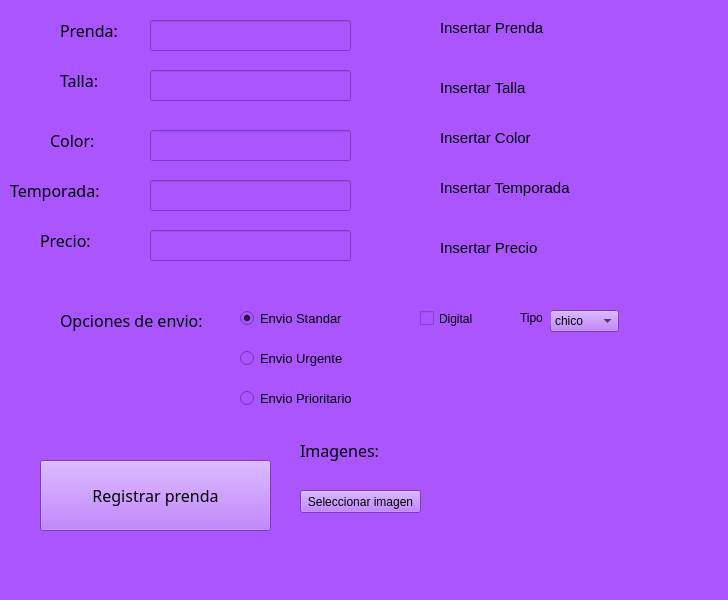
<?xml version="1.0" encoding="UTF-8"?>
<ui version="4.0">
 <class>MainWindow</class>
 <widget class="QMainWindow" name="MainWindow">
  <property name="geometry">
   <rect>
    <x>0</x>
    <y>0</y>
    <width>728</width>
    <height>600</height>
   </rect>
  </property>
  <property name="windowTitle">
   <string>MainWindow</string>
  </property>
  <property name="styleSheet">
   <string notr="true">background-color: rgb(170, 255, 127);
background-color: rgb(170, 85, 255);</string>
  </property>
  <widget class="QWidget" name="centralwidget">
   <widget class="QLabel" name="label_2">
    <property name="geometry">
     <rect>
      <x>60</x>
      <y>60</y>
      <width>71</width>
      <height>41</height>
     </rect>
    </property>
    <property name="font">
     <font>
      <family>Segoe Print</family>
      <pointsize>12</pointsize>
      <weight>50</weight>
      <bold>false</bold>
     </font>
    </property>
    <property name="text">
     <string>Talla:</string>
    </property>
   </widget>
   <widget class="QLabel" name="label_3">
    <property name="geometry">
     <rect>
      <x>50</x>
      <y>120</y>
      <width>71</width>
      <height>41</height>
     </rect>
    </property>
    <property name="font">
     <font>
      <family>Segoe Print</family>
      <pointsize>12</pointsize>
      <weight>50</weight>
      <bold>false</bold>
     </font>
    </property>
    <property name="text">
     <string>Color:</string>
    </property>
   </widget>
   <widget class="QLabel" name="label_4">
    <property name="geometry">
     <rect>
      <x>10</x>
      <y>170</y>
      <width>121</width>
      <height>41</height>
     </rect>
    </property>
    <property name="font">
     <font>
      <family>Segoe Print</family>
      <pointsize>12</pointsize>
      <weight>50</weight>
      <bold>false</bold>
     </font>
    </property>
    <property name="text">
     <string>Temporada:</string>
    </property>
   </widget>
   <widget class="QLabel" name="label_precio">
    <property name="geometry">
     <rect>
      <x>40</x>
      <y>220</y>
      <width>81</width>
      <height>41</height>
     </rect>
    </property>
    <property name="font">
     <font>
      <family>Segoe Print</family>
      <pointsize>12</pointsize>
      <weight>50</weight>
      <bold>false</bold>
     </font>
    </property>
    <property name="text">
     <string>Precio:</string>
    </property>
   </widget>
   <widget class="QLineEdit" name="insertar_talla">
    <property name="geometry">
     <rect>
      <x>150</x>
      <y>70</y>
      <width>201</width>
      <height>31</height>
     </rect>
    </property>
    <property name="font">
     <font>
      <family>Segoe Print</family>
      <pointsize>12</pointsize>
     </font>
    </property>
   </widget>
   <widget class="QLineEdit" name="insertar_color">
    <property name="geometry">
     <rect>
      <x>150</x>
      <y>130</y>
      <width>201</width>
      <height>31</height>
     </rect>
    </property>
    <property name="font">
     <font>
      <family>Segoe Print</family>
      <pointsize>12</pointsize>
     </font>
    </property>
   </widget>
   <widget class="QLineEdit" name="insertar_temporada">
    <property name="geometry">
     <rect>
      <x>150</x>
      <y>180</y>
      <width>201</width>
      <height>31</height>
     </rect>
    </property>
    <property name="font">
     <font>
      <family>Segoe Print</family>
      <pointsize>12</pointsize>
     </font>
    </property>
   </widget>
   <widget class="QLineEdit" name="insertar_precio">
    <property name="geometry">
     <rect>
      <x>150</x>
      <y>230</y>
      <width>201</width>
      <height>31</height>
     </rect>
    </property>
    <property name="font">
     <font>
      <family>Segoe Print</family>
      <pointsize>12</pointsize>
     </font>
    </property>
   </widget>
   <widget class="QPushButton" name="boton_registrar_prenda">
    <property name="geometry">
     <rect>
      <x>40</x>
      <y>460</y>
      <width>231</width>
      <height>71</height>
     </rect>
    </property>
    <property name="font">
     <font>
      <family>Segoe Print</family>
      <pointsize>12</pointsize>
     </font>
    </property>
    <property name="text">
     <string>Registrar prenda</string>
    </property>
   </widget>
   <widget class="QLabel" name="label_5">
    <property name="geometry">
     <rect>
      <x>60</x>
      <y>10</y>
      <width>81</width>
      <height>41</height>
     </rect>
    </property>
    <property name="font">
     <font>
      <family>Segoe Print</family>
      <pointsize>12</pointsize>
      <weight>50</weight>
      <bold>false</bold>
     </font>
    </property>
    <property name="text">
     <string>Prenda:</string>
    </property>
   </widget>
   <widget class="QLineEdit" name="insertar_prenda">
    <property name="geometry">
     <rect>
      <x>150</x>
      <y>20</y>
      <width>201</width>
      <height>31</height>
     </rect>
    </property>
    <property name="font">
     <font>
      <family>Segoe Print</family>
      <pointsize>12</pointsize>
     </font>
    </property>
   </widget>
   <widget class="QCheckBox" name="CheckBox_digital">
    <property name="geometry">
     <rect>
      <x>420</x>
      <y>310</y>
      <width>70</width>
      <height>17</height>
     </rect>
    </property>
    <property name="text">
     <string>Digital</string>
    </property>
   </widget>
   <widget class="QComboBox" name="combo_tipo">
    <property name="geometry">
     <rect>
      <x>550</x>
      <y>310</y>
      <width>69</width>
      <height>22</height>
     </rect>
    </property>
    <item>
     <property name="text">
      <string>chico</string>
     </property>
    </item>
    <item>
     <property name="text">
      <string>chica</string>
     </property>
    </item>
   </widget>
   <widget class="QLabel" name="label_precio_2">
    <property name="geometry">
     <rect>
      <x>60</x>
      <y>300</y>
      <width>171</width>
      <height>41</height>
     </rect>
    </property>
    <property name="font">
     <font>
      <family>Segoe Print</family>
      <pointsize>12</pointsize>
      <weight>50</weight>
      <bold>false</bold>
     </font>
    </property>
    <property name="text">
     <string>Opciones de envio:</string>
    </property>
   </widget>
   <widget class="QRadioButton" name="radio_standar">
    <property name="geometry">
     <rect>
      <x>240</x>
      <y>310</y>
      <width>111</width>
      <height>17</height>
     </rect>
    </property>
    <property name="font">
     <font>
      <pointsize>10</pointsize>
     </font>
    </property>
    <property name="text">
     <string>Envio Standar</string>
    </property>
    <property name="checked">
     <bool>true</bool>
    </property>
    <property name="autoRepeat">
     <bool>false</bool>
    </property>
   </widget>
   <widget class="QRadioButton" name="radio_urgente">
    <property name="geometry">
     <rect>
      <x>240</x>
      <y>350</y>
      <width>111</width>
      <height>17</height>
     </rect>
    </property>
    <property name="font">
     <font>
      <pointsize>10</pointsize>
     </font>
    </property>
    <property name="text">
     <string>Envio Urgente</string>
    </property>
   </widget>
   <widget class="QRadioButton" name="radio_prioritario">
    <property name="geometry">
     <rect>
      <x>240</x>
      <y>390</y>
      <width>131</width>
      <height>17</height>
     </rect>
    </property>
    <property name="font">
     <font>
      <pointsize>10</pointsize>
     </font>
    </property>
    <property name="text">
     <string>Envio Prioritario</string>
    </property>
   </widget>
   <widget class="QLabel" name="label">
    <property name="geometry">
     <rect>
      <x>520</x>
      <y>310</y>
      <width>31</width>
      <height>16</height>
     </rect>
    </property>
    <property name="text">
     <string>Tipo</string>
    </property>
   </widget>
   <widget class="QLabel" name="label_error_prenda">
    <property name="geometry">
     <rect>
      <x>440</x>
      <y>20</y>
      <width>161</width>
      <height>16</height>
     </rect>
    </property>
    <property name="font">
     <font>
      <pointsize>11</pointsize>
     </font>
    </property>
    <property name="text">
     <string>Insertar Prenda</string>
    </property>
   </widget>
   <widget class="QLabel" name="label_error_talla">
    <property name="geometry">
     <rect>
      <x>440</x>
      <y>80</y>
      <width>161</width>
      <height>16</height>
     </rect>
    </property>
    <property name="font">
     <font>
      <pointsize>11</pointsize>
     </font>
    </property>
    <property name="text">
     <string>Insertar Talla</string>
    </property>
   </widget>
   <widget class="QLabel" name="label_error_color">
    <property name="geometry">
     <rect>
      <x>440</x>
      <y>130</y>
      <width>161</width>
      <height>16</height>
     </rect>
    </property>
    <property name="font">
     <font>
      <pointsize>11</pointsize>
     </font>
    </property>
    <property name="text">
     <string>Insertar Color</string>
    </property>
   </widget>
   <widget class="QLabel" name="label_error_temporada">
    <property name="geometry">
     <rect>
      <x>440</x>
      <y>180</y>
      <width>161</width>
      <height>16</height>
     </rect>
    </property>
    <property name="font">
     <font>
      <pointsize>11</pointsize>
     </font>
    </property>
    <property name="text">
     <string>Insertar Temporada</string>
    </property>
   </widget>
   <widget class="QLabel" name="label_error_precio">
    <property name="geometry">
     <rect>
      <x>440</x>
      <y>240</y>
      <width>161</width>
      <height>16</height>
     </rect>
    </property>
    <property name="font">
     <font>
      <pointsize>11</pointsize>
     </font>
    </property>
    <property name="text">
     <string>Insertar Precio</string>
    </property>
   </widget>
   <widget class="QLabel" name="label_precio_3">
    <property name="geometry">
     <rect>
      <x>300</x>
      <y>430</y>
      <width>81</width>
      <height>41</height>
     </rect>
    </property>
    <property name="font">
     <font>
      <family>Segoe Print</family>
      <pointsize>12</pointsize>
      <weight>50</weight>
      <bold>false</bold>
     </font>
    </property>
    <property name="text">
     <string>Imagenes:</string>
    </property>
   </widget>
   <widget class="QPushButton" name="boton_seleccionar_imagen">
    <property name="geometry">
     <rect>
      <x>300</x>
      <y>490</y>
      <width>121</width>
      <height>23</height>
     </rect>
    </property>
    <property name="text">
     <string>Seleccionar imagen</string>
    </property>
   </widget>
   <widget class="QLabel" name="label_imagen">
    <property name="geometry">
     <rect>
      <x>490</x>
      <y>382</y>
      <width>211</width>
      <height>171</height>
     </rect>
    </property>
    <property name="text">
     <string/>
    </property>
   </widget>
  </widget>
  <widget class="QStatusBar" name="statusbar"/>
 </widget>
 <resources/>
 <connections/>
</ui>
